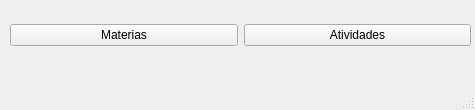
<?xml version="1.0" encoding="UTF-8"?>
<ui version="4.0">
 <class>mainWindow</class>
 <widget class="QMainWindow" name="mainWindow">
  <property name="geometry">
   <rect>
    <x>0</x>
    <y>0</y>
    <width>475</width>
    <height>110</height>
   </rect>
  </property>
  <property name="windowTitle">
   <string>Gerenciador de Atividades</string>
  </property>
  <widget class="QWidget" name="centralwidget">
   <widget class="QWidget" name="horizontalLayoutWidget">
    <property name="geometry">
     <rect>
      <x>10</x>
      <y>10</y>
      <width>461</width>
      <height>51</height>
     </rect>
    </property>
    <layout class="QHBoxLayout" name="horizontalLayout">
     <item>
      <widget class="QPushButton" name="btnMaterias">
       <property name="text">
        <string>Materias</string>
       </property>
      </widget>
     </item>
     <item>
      <widget class="QPushButton" name="btnAtividades">
       <property name="text">
        <string>Atividades</string>
       </property>
      </widget>
     </item>
    </layout>
   </widget>
  </widget>
  <widget class="QMenuBar" name="menubar">
   <property name="geometry">
    <rect>
     <x>0</x>
     <y>0</y>
     <width>475</width>
     <height>21</height>
    </rect>
   </property>
  </widget>
  <widget class="QStatusBar" name="statusbar"/>
 </widget>
 <resources/>
 <connections/>
</ui>
